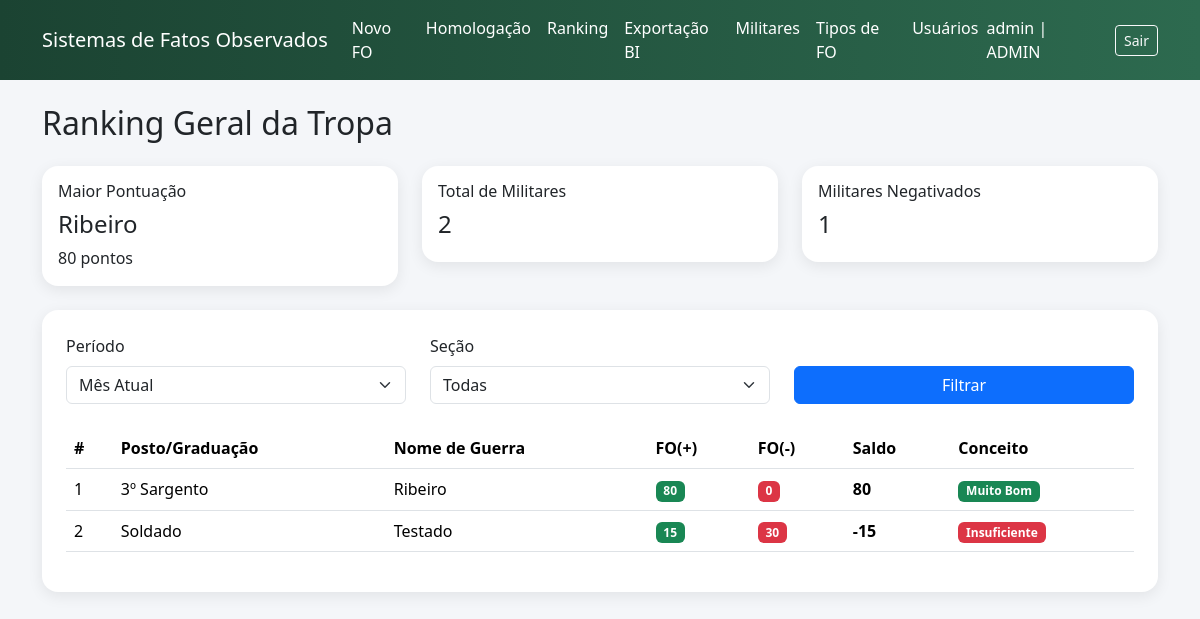
/fo/ranking (signed in), run on the app's committed database.
### app/fo/models.py (models this page shows)
class Usuario(db.Model, UserMixin):
    __tablename__ = "usuarios"
    id = db.Column(db.Integer, primary_key=True)
    username = db.Column(db.String(80), unique=True, nullable=False)
    senha_hash = db.Column(db.String(128), nullable=False)
    perfil = db.Column(
        db.String(20),
        nullable=False,
        default="MILITAR"
    )
    militar_id = db.Column(
        db.Integer,
        db.ForeignKey("militares.id", ondelete="RESTRICT"),
        nullable=False
    )
    militar = db.relationship("Militar")

class Militar(db.Model):
    __tablename__ = "militares"
    id = db.Column(db.Integer, primary_key=True)
    nome_guerra = db.Column(db.String(120), nullable=False)
    identidade_militar = db.Column(db.String(30), unique=True, nullable=False)
    id_posto_graduacao = db.Column(
        db.Integer,
        db.ForeignKey("posto_graduacao.id", ondelete="RESTRICT"),
        nullable=False
    )
    data_de_praca = db.Column(db.Date, nullable=False)
    id_secao = db.Column(
        db.Integer,
        db.ForeignKey("secoes.id", ondelete="RESTRICT"),
        nullable=False
    )
    foto_url = db.Column(db.String(255), nullable=True)
    posto_graduacao = db.relationship("PostoGraduacao")
    secao = db.relationship("Secao")

### app/fo/routes.py (the view)
@fo_bp.route("/ranking")
@login_required
def ranking():
    periodo = request.args.get("periodo", "mes")
    secao_id = request.args.get("secao_id", type=int)
    query = db.session.query(
        Militar.id.label("militar_id"),
        Militar.nome_guerra.label("nome_guerra"),
        Militar.id_posto_graduacao.label("id_posto_graduacao"),
        PostoGraduacao.nome.label("posto_grad"),
        Militar.data_de_praca.label("data_de_praca"),
        func.sum(
            case(
                (FatoObservado.sinal == "POSITIVO", FatoObservado.pontos),
                else_=0
            )
        ).label("pontos_positivos"),
        func.sum(
            case(
                (FatoObservado.sinal == "NEGATIVO", FatoObservado.pontos),
                else_=0
            )
        ).label("pontos_negativos")
    ).join(
        FatoObservado,
        FatoObservado.militar_id == Militar.id
    ).join(
        PostoGraduacao,
        Militar.id_posto_graduacao == PostoGraduacao.id
    ).filter(
        FatoObservado.status == "Publicado"
    )
    if secao_id:
        query = query.filter(Militar.id_secao == secao_id)
    query = query.group_by(
        Militar.id,
        Militar.nome_guerra,
        Militar.id_posto_graduacao,
        Militar.data_de_praca,
        PostoGraduacao.nome
    )
    resultados = query.all()
    ranking_lista = []
    for item in resultados:
        positivos = item.pontos_positivos or 0
        negativos = item.pontos_negativos or 0
        saldo = positivos - negativos
        if saldo > 100:
            conceito = "Excelente"
            badge = "primary"
        elif 51 <= saldo <= 100:
            conceito = "Muito Bom"
            badge = "success"
        elif 0 <= saldo <= 50:
            conceito = "Bom"
            badge = "warning"
        else:
            conceito = "Insuficiente"
            badge = "danger"
        ranking_lista.append({
            "militar_id": item.militar_id,
            "nome_guerra": item.nome_guerra,
            "posto_grad": item.posto_grad,
            "qtd_positivo": positivos,
            "qtd_negativo": negativos,
            "saldo": saldo,
            "conceito": conceito,
            "badge": badge,
            "id_posto_graduacao": item.id_posto_graduacao,
            "data_de_praca": item.data_de_praca
        })
    ranking_lista.sort(
        key=lambda x: (
            -x["saldo"],
            x["id_posto_graduacao"],
            x["data_de_praca"]
        )
    )
    secoes = Secao.query.order_by(Secao.nome.asc()).all()
    return render_template(
        "fo/ranking.html",
        ranking=ranking_lista,
        periodo=periodo,
        secoes=secoes
        )

### app/__init__.py (called while the page is built)
def create_app():
    app = Flask(__name__)
    app.config.from_object(Config)
    db.init_app(app)
    login_manager.init_app(app)
    migrate.init_app(app, db)
    from app.fo.models import Usuario
    @login_manager.user_loader
    def load_user(user_id):
        return Usuario.query.get(int(user_id))
    login_manager.login_view = "auth.login"
    from app.fo import fo_bp
    app.register_blueprint(fo_bp)
    from app.auth import auth_bp
    app.register_blueprint(auth_bp)
    @app.route("/")
    def index():
        return redirect(url_for("fo.ranking"))
    return app

### app/templates/fo/ranking.html (shortened to what this page needs)
{% extends "base.html" %}
{% block content %}
<h2 class="mb-4">Ranking Geral da Tropa</h2>
<div class="row mb-4">
    <div class="col-md-4">
        <div class="card card-glass p-3">
            <h6>Maior Pontuação</h6>
            {% if ranking %}
                <h4>
                    {{ ranking[0].nome_guerra }}
                </h4>
                <p class="mb-0">
                    {{ ranking[0].saldo }} pontos
                </p>
            {% else %}
                <p>Nenhum dado.</p>
            {% endif %}
        </div>
    </div>
    <div class="col-md-4">
        <div class="card card-glass p-3">
            <h6>Total de Militares</h6>
            <h4>{{ ranking|length }}</h4>
        </div>
    </div>
    <div class="col-md-4">
        <div class="card card-glass p-3">
            <h6>Militares Negativados</h6>
            <h4>
                {{ ranking | selectattr('saldo', 'lt', 0) | list | length }}
            </h4>
        </div>
    </div>
</div>
<div class="card card-glass p-4">
    <form method="GET" class="row mb-4">
        <div class="col-md-4">
            <label class="form-label">Período</label>
            <select name="periodo" class="form-select">
                <option value="mes"
                    {% if periodo == 'mes' %}selected{% endif %}>
                    Mês Atual
                </option>
            </select>
        </div>
        <div class="col-md-4">
            <label class="form-label">Seção</label>
            <select name="secao_id" class="form-select">
                <option value="">Todas</option>
            </select>
        </div>
        <div class="col-md-4 d-flex align-items-end">
            <button class="btn btn-primary w-100">
                Filtrar
            </button>
        </div>
    </form>
    {% if ranking %}
    <div class="table-responsive">
        <table class="table table-hover align-middle">
            <thead>
                <tr>
                    <th>#</th>
                    <th>Posto/Graduação</th>
                    <th>Nome de Guerra</th>
                    <th>FO(+)</th>
                    <th>FO(-)</th>
                    <th>Saldo</th>
                    <th>Conceito</th>
                </tr>
            </thead>
            <tbody>
                {% for militar in ranking %}
                <tr>
                    <td>
                        {{ loop.index }}
                    </td>
                    <td>
                        {{ militar.posto_grad }}
                    </td>
                    <td>
                        {{ militar.nome_guerra }}
                    </td>
                    <td>
                        <span class="badge bg-success">
                            {{ militar.qtd_positivo }}
                        </span>
                    </td>
                    <td>
                        <span class="badge bg-danger">
                            {{ militar.qtd_negativo }}
                        </span>
                    </td>
                    <td>
                        <strong>
                            {{ militar.saldo }}
                        </strong>
                    </td>
                    <td>
                        <span class="badge bg-{{ militar.badge }}">
                            {{ militar.conceito }}
                        </span>
                    </td>
                </tr>
                {% endfor %}
            </tbody>
        </table>
    </div>
    {% else %}
    <div class="alert alert-warning">
        Nenhum resultado encontrado.
    </div>
    {% endif %}
</div>
{% endblock %}

### app/templates/base.html (shortened to what this page needs)
<!DOCTYPE html>
<html lang="pt-BR">
<head>
    <link href="https://cdn.jsdelivr.net/npm/bootstrap@5.3.3/dist/css/bootstrap.min.css" rel="stylesheet">
</head>
<body>
<nav class="navbar navbar-expand-lg navbar-dark navbar-custom mb-4">
    <div class="container">
        <a class="navbar-brand"
            href="{{ url_for('fo.ranking' )}}">
        Sistemas de Fatos Observados
        </a>
        <div class="collapse navbar-collapse"
            id="navbarNav">
            {% if current_user.is_authenticated %}
            <ul class="navbar-nav me-auto">
                {% if current_user.perfil in ["HOMOLOGADOR", "ADMIN"] %}
                    <li class="nav-item">
                        <a class="nav-link" href="{{ url_for('fo.novo_fo') }}">
                            Novo FO
                        </a>
                    </li>
                    <li class="nav-item">
                        <a class="nav-link" href="{{ url_for('fo.homologacao') }}">
                            Homologação
                        </a>
                    </li>
                {% endif %}
                {% if current_user.perfil in ["MILITAR", "HOMOLOGADOR", "ADMIN"] %}
                    <li class="nav-item">
                        <a class="nav-link" href="{{ url_for('fo.ranking') }}">
                            Ranking
                        </a>
                    </li>
                {% endif %}
                {% if current_user.perfil in ["BOLETIM", "ADMIN"] %}
                    <li class="nav-item">
                        <a class="nav-link" href="{{ url_for('fo.exportacao') }}">
                            Exportação BI
                        </a>
                    </li>
                {% endif %}
                {% if current_user.perfil in ["CADASTRADOR", "ADMIN"] %}
                    <li class="nav-item">
                        <a class="nav-link" href="{{ url_for('fo.admin_militares') }}">
                            Militares
                        </a>
                    </li>
                {% endif %}
                {% if current_user.perfil == "ADMIN" %}
                    <li class="nav-item">
                        <a class="nav-link" href="{{ url_for('fo.admin_tipos') }}">
                            Tipos de FO
                        </a>
                    </li>
                    <li class="nav-item">
                        <a class="nav-link" href="{{ url_for('fo.admin_usuarios') }}">
                            Usuários
                        </a>
                    </li>
                {% endif %}
            </ul>
            <div class="d-flex align-items-center gap-3">
                <span class="navbar-text">
                    {{ current_user.username }} | {{ current_user.perfil }}
                </span>
                <a class="btn btn-outline-light btn-sm"
                href="{{ url_for('auth.logout') }}">
                Sair
                </a>
            </div>
            {% endif %}
        </div>
    </div>
</nav>
<div class="container">
    {% block content %}{% endblock %}
</div>
</body>
</html>

### app/templates/base.html (style rules this page uses)
body { background: #f4f6f9; }
.navbar-custom { background: linear-gradient(90deg, #1b4332, #2d6a4f); }
.navbar-brand, .nav-link, .navbar-text { color:white !important; }
.card-glass { border-radius: 16px; border:none; box-shadow: 0 4px 15px rgba(0,0,0,0.08); }

### data on the page
Usuario: username "admin", perfil "ADMIN"
Militar: nome_guerra "Ribeiro", posto_grad "3º Sargento", qtd_positivo "80", qtd_negativo "0", saldo "80", conceito "Muito Bom"
Militar: posto_grad "Soldado", nome_guerra "Testado", qtd_positivo "15", qtd_negativo "30", saldo "-15", conceito "Insuficiente"

### other printed values
{{ ranking[0].saldo }} "80"
{{ ranking|length }} "2"
{{ ranking | selectattr('saldo', 'lt', 0) | list | length }} "1"
